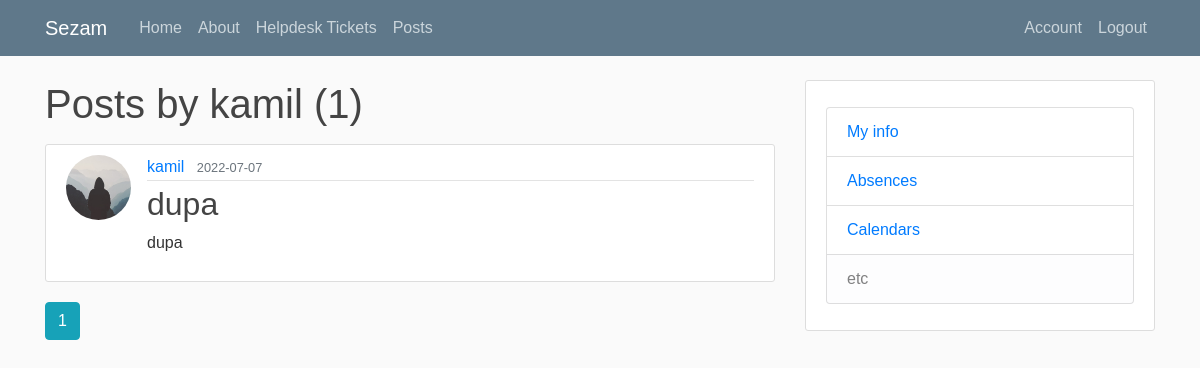
Page /user/kamil (signed in) on the committed database.
### sezam.py (models this page shows, shortened)
class User(db.Model, UserMixin):
    id = db.Column(db.Integer, primary_key=True)
    username = db.Column(db.String(20), nullable=False)
    name= db.Column(db.String(20), nullable=False)
    surname= db.Column(db.String(20), nullable=False)
    email = db.Column(db.String(120), unique=True, nullable=False)
    image_file = db.Column(db.String(20), nullable=False, default='default.jpg')
    password = db.Column(db.String(60), nullable=False)
    privilege = db.Column(db.String(60), nullable=False)
    supervisor = db.Column(db.String(60), nullable=False, default='.')
    status = db.Column(db.String(60), nullable=False)
    posts = db.relationship('Post', backref='author', lazy=True)
    helpdesks = db.relationship('Helpdesk', backref='author', lazy=True)
    user_infos = db.relationship('User_info', backref='author', lazy=True)
    orders = db.relationship('Order', backref='author', lazy=True)

class Post(db.Model):
    id = db.Column(db.Integer, primary_key=True)
    title = db.Column(db.String(100), nullable=False)
    date_posted = db.Column(db.DateTime, nullable=False, default=datetime.utcnow)
    content = db.Column(db.Text, nullable=False)
    user_id = db.Column(db.Integer, db.ForeignKey('user.id'), nullable=False)

### sezam.py (the view)
@app.route("/user/<string:username>")
@login_required
def user_posts(username):
    page = request.args.get('page', 1, type=int)
    user = User.query.filter_by(username=username).first_or_404()
    posts = Post.query.filter_by(author=user)\
        .order_by(Post.date_posted.desc())\
        .paginate(page=page, per_page=5)
    return render_template('user_posts.html', posts=posts, user=user)

### sezam.py (called while the page is built)
@login_manager.user_loader
def load_user(user_id):
    return User.query.get(int(user_id))

### templates/user_posts.html
{% extends "layout.html" %}
{% block content %}
    <h1 class="mb-3">Posts by {{ user.username }} ({{ posts.total }})</h1>
    {% for post in posts.items %}
        <article class="media content-section">
          <img class="rounded-circle article-img" src="{{ url_for('static', filename='profile_pics/' + post.author.image_file) }}">
          <div class="media-body">
            <div class="article-metadata">
              <a class="mr-2" href="{{ url_for('user_posts', username=post.author.username) }}">{{ post.author.username }}</a>
              <small class="text-muted">{{ post.date_posted.strftime('%Y-%m-%d') }}</small>
            </div>
            <h2><a class="article-title" href="{{ url_for('post', post_id=post.id) }}">{{ post.title }}</a></h2>
            <p class="article-content">{{ post.content }}</p>
          </div>
        </article>
    {% endfor %}
    {% for page_num in posts.iter_pages(left_edge=1, right_edge=1, left_current=1, right_current=2) %}
      {% if page_num %}
        {% if posts.page == page_num %}
          <a class="btn btn-info mb-4" href="{{ url_for('user_posts', username=user.username, page=page_num) }}">{{ page_num }}</a>
        {% else %}
          <a class="btn btn-outline-info mb-4" href="{{ url_for('user_posts', username=user.username, page=page_num) }}">{{ page_num }}</a>
        {% endif %}
      {% else %}
        ...
      {% endif %}
    {% endfor %}
{% endblock content %}

### static/main.css (style rules this page uses)
body { background: #fafafa; color: #333333; margin-top: 5rem; }
h1, h2, h3, h4, h5, h6 { color: #444444; }
.content-section { background: #ffffff; padding: 10px 20px; border: 1px solid #dddddd; border-radius: 3px; margin-bottom: 20px; }
.article-title { color: #444444; }
.article-content { white-space: pre-line; }
.article-img { height: 65px; width: 65px; margin-right: 16px; }
.article-metadata { padding-bottom: 1px; margin-bottom: 4px; border-bottom: 1px solid #e3e3e3 }
body { font-family: Verdana, sans-serif; }

### rows in the picture
User: username "kamil"
Post: image_file (placeholder picture), author.username "kamil", date_posted "2022-07-07", title "dupa", content "dupa"

### other values in the picture
{{ posts.total }} "1"
{{ page_num }} "1"
